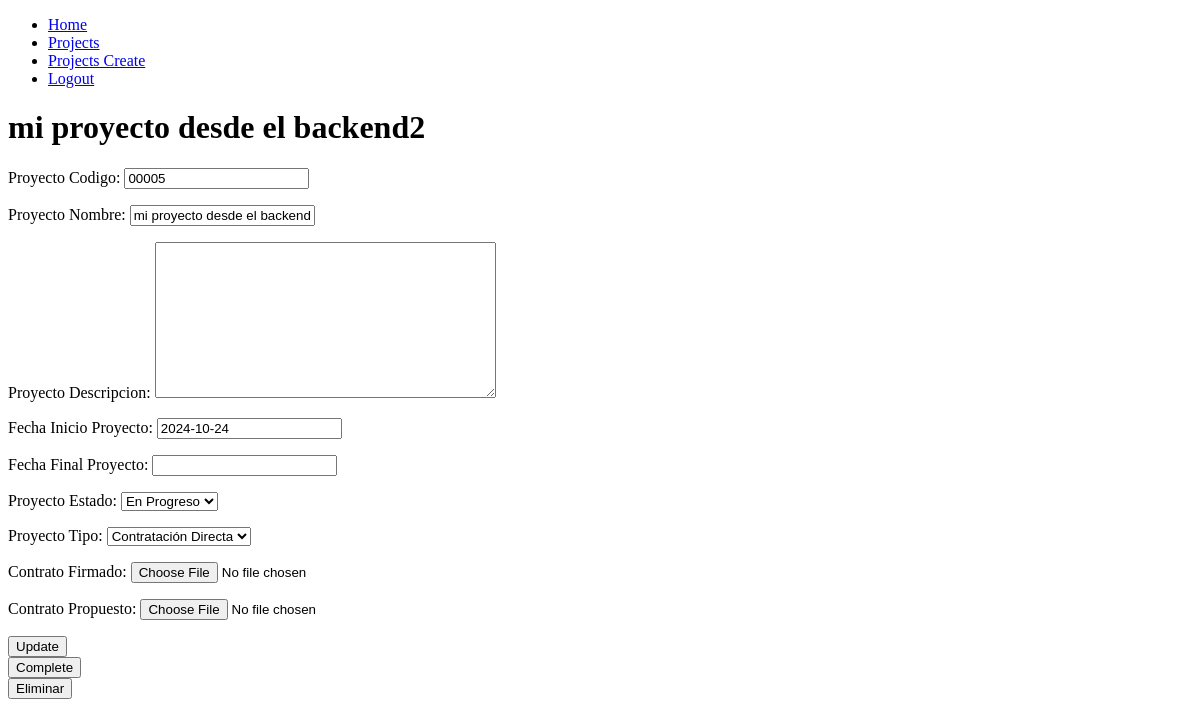
Page /projects/4/ (signed in) on the earlier database version.
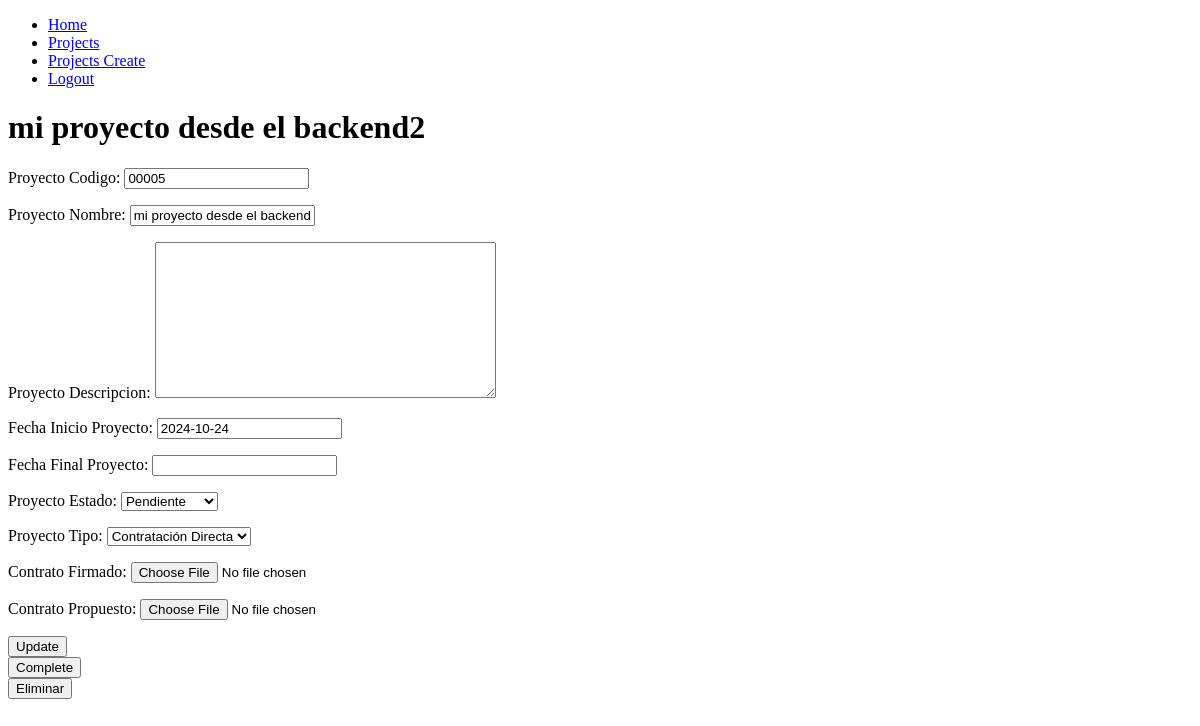
Same page on the later database version.
### projects/models.py (models this page shows, shortened)
class Project(models.Model):
    PROJECT_STATUS_CHOICES = [
        ('pendiente', 'Pendiente'),         # Pendiente
        ('en_progreso', 'En Progreso'), # En Proceso
        ('completado', 'Completado'),     # Terminado
    ]
    PROJECT_TYPE_CHOICES = [
        ('licitacion', 'Licitación'),            # Licitación
        ('contratacion_directa', 'Contratación Directa'),  # Contratación directa
    ]
    code = models.CharField(max_length=20, unique=True, verbose_name="Proyecto Codigo")
    name = models.CharField(max_length=200, unique=True, verbose_name="Proyecto Nombre")
    description = models.TextField(blank=True, verbose_name="Proyecto Descripcion")
    start_date = models.DateField(verbose_name="Fecha Inicio Proyecto")
    end_date = models.DateField(null=True, blank=True, verbose_name="Fecha Final Proyecto")
    project_status = models.CharField(max_length=20, choices=PROJECT_STATUS_CHOICES, default='pendiente', verbose_name="Proyecto Estado")
    project_type = models.CharField(max_length=30, choices=PROJECT_TYPE_CHOICES, default='contratacion_directa', verbose_name="Proyecto Tipo")
    photo_signed_contract = models.ImageField(upload_to="contrato_firmado",null = True, blank= True, verbose_name="Contrato Firmado")
    photo_proposed_contract = models.ImageField(upload_to="contrato_propueso",null = True, blank= True, verbose_name="Contrato Propuesto")
    created =models.DateTimeField(auto_now_add=True)
    user = models.ForeignKey(User, on_delete=models.CASCADE)# Projects principal

### projects/views.py (the view, shortened to what this page needs)
# urls.py: path('projects/<int:id_project>/', views.project_detail, name='project_detail'),
def project_detail(request, id_project):
    if request.method == 'GET':
        project = get_object_or_404(Project, pk = id_project, user=request.user)
        form = ProjectForm(instance=project)
        return render(request, 'project_detail.html', {
            'project': project,
            'form': form
        })

### projects/form.py
class ProjectForm(ModelForm):
    class Meta:
        model =Project
        fields = ['code', 'name', 'description', 'start_date', 'end_date', 'project_status', 'project_type', 'photo_signed_contract', 'photo_proposed_contract']

### projects/templates/project_detail.html (shortened to what this page needs)
{% extends 'base.html' %}
{% block content %}
<h1>{{project.name}}</h1>
<form method="POST">
    {{form.as_p}}
    <button  type="submit">
        Update
    </button>
</form>
<form action="{% url 'project_complete' project.id %}" method="POST">
    <button  type="submit">
        Complete
    </button>
</form>
<form action="{% url 'project_delete' project.id %}" method="POST">
    <button  type="submit">
        Eliminar
    </button>
</form>
{% endblock %}

Differences in the rows shown:
changed Project "mi proyecto desde el backend2": project_status "En Progreso" → "Pendiente"
